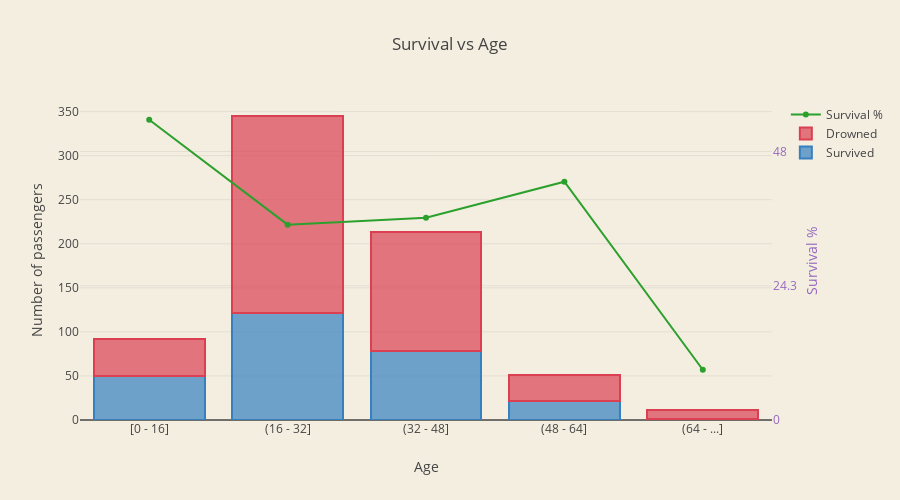

Here is the notebook cell this chart was saved with:
### Code cell
age = train_set[['Age', 'Survived']].groupby(['Age']).count()
age_sur = train_set[['Age', 'Survived']].groupby(['Age']).sum()

trace1 = go.Bar(
    x = ['[0 - 16]', '(16 - 32]', '(32 - 48]', '(48 - 64]', '(64 - ...]'],
    y = age_sur['Survived'].tolist(),
    name='Survived',
    marker=dict(
        color='rgba(55, 128, 191, 0.7)',
        line=dict(
            color='rgba(55, 128, 191, 1.0)',
            width=2,
        )
    )
)
trace2 = go.Bar(
    x = ['[0 - 16]', '(16 - 32]', '(32 - 48]', '(48 - 64]', '(64 - ...]'],
    y = (age['Survived'] - age_sur['Survived']).tolist(),
    name='Drowned',
    marker=dict(
        color='rgba(219, 64, 82, 0.7)',
        line=dict(
            color='rgba(219, 64, 82, 1.0)',
            width=2,
        )
    )
)
trace3 = go.Scatter(
    x = ['[0 - 16]', '(16 - 32]', '(32 - 48]', '(48 - 64]', '(64 - ...]'],
    y = (age_sur['Survived'] * 100 / age['Survived']).tolist(),
    name='Survival %',
    mode = 'lines+markers',
    yaxis='y2'
)

data = [trace1, trace2, trace3]
layout = go.Layout(
    barmode='stack',
    title = 'Survival vs Age',
    width=900,
    height=500,
    paper_bgcolor='rgb(244, 238, 225)',
    plot_bgcolor='rgb(244, 238, 225)',
    yaxis = dict(title= 'Number of passengers'),
    xaxis = dict(title= 'Age'),
    yaxis2=dict(
        title='Survival %',
        titlefont=dict(
            color='rgb(148, 103, 189)'
        ),
        tickfont=dict(
            color='rgb(148, 103, 189)'
        ),
        overlaying='y',
        side='right',
        anchor = 'x',
        rangemode = 'tozero',
        dtick = 24.3
    )
)

fig = go.Figure(data=data, layout=layout)
py.iplot(fig)

### Figure 1 — Plotly figure (JSON) as saved in the notebook; plotly's stock layout.template omitted (floating-point values rounded to 4 significant figures)
{"data": [{"marker": {"color": "rgba(55, 128, 191, 0.7)", "line": {"color": "rgba(55, 128, 191, 1.0)", "width": 2}}, "name": "Survived", "type": "bar", "x": ["[0 - 16]", "(16 - 32]", "(32 - 48]", "(48 - 64]", "(64 - ...]"], "y": [50, 122, 78, 22, 1]}, {"marker": {"color": "rgba(219, 64, 82, 0.7)", "line": {"color": "rgba(219, 64, 82, 1.0)", "width": 2}}, "name": "Drowned", "type": "bar", "x": ["[0 - 16]", "(16 - 32]", "(32 - 48]", "(48 - 64]", "(64 - ...]"], "y": [42, 223, 135, 29, 10]}, {"mode": "lines+markers", "name": "Survival %", "type": "scatter", "x": ["[0 - 16]", "(16 - 32]", "(32 - 48]", "(48 - 64]", "(64 - ...]"], "y": [54.35, 35.36, 36.62, 43.14, 9.091], "yaxis": "y2"}], "layout": {"barmode": "stack", "height": 500, "paper_bgcolor": "rgb(244, 238, 225)", "plot_bgcolor": "rgb(244, 238, 225)", "title": "Survival vs Age", "width": 900, "xaxis": {"title": "Age"}, "yaxis": {"title": "Number of passengers"}, "yaxis2": {"anchor": "x", "dtick": 24.3, "overlaying": "y", "rangemode": "tozero", "side": "right", "tickfont": {"color": "rgb(148, 103, 189)"}, "title": "Survival %", "titlefont": {"color": "rgb(148, 103, 189)"}}}}
